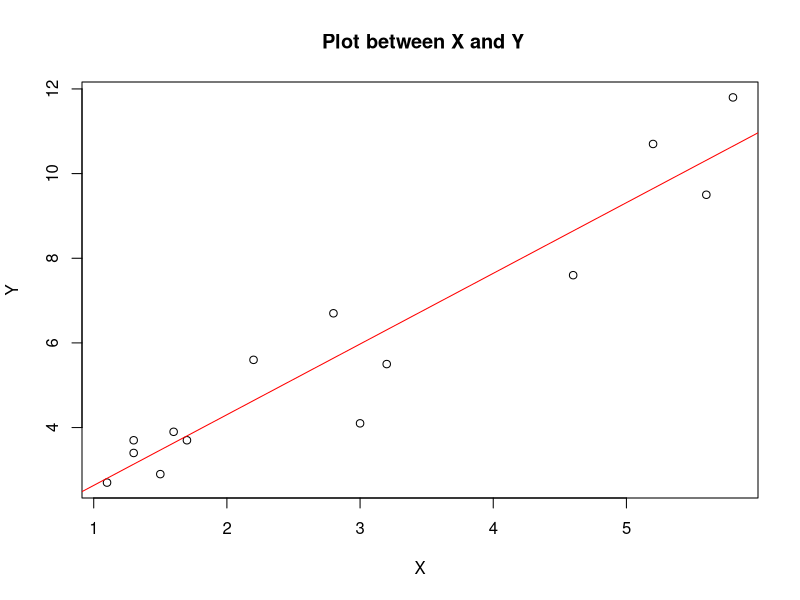

This figure's R source: (Note: this script raises an error after producing the figure.)
# Linear Regression 
# Area(X) - Sales(Y)
# Create Data
X = c(1.7,1.6,2.8,5.6,1.3,2.2,1.3,1.1,3.2,1.5,5.2,4.6,5.8,3 )
Y = c(3.7,3.9,6.7,9.5,3.4,5.6,3.7,2.7,5.5,2.9,10.7,7.6,11.8,4.1 )

# Summary
length(X)
sum(X); mean(X)
sum(Y); mean(Y)

par(mfrow=c(1,1))
# Covariance
cov(X,Y)

# Correlation
cor(X,Y)
plot(X,Y, main=' Plot between X and Y')
abline(lm(Y ~ X), col='red')

# Correlation Test
cor.test(X,Y)


(df  = data.frame(X,Y))
(xm = mean(X))
(ym = mean(Y))
df
# Calculate diff between X and xm and similarly for Y
(df$x = round(X - xm,2))
transform(df, y = round(Y - ym,2))
df  # only x

df= transform(df, y = round(Y - ym,2))  # save into df

(df$xy = round(df$x * df$y,2))
df
# temporarily display - does not add column permanently
plyr::mutate(df, x2 = x ^ 2)  
df
df = plyr::mutate(df, x2 = x ^ 2)  
df

colSums(df)
(SSXY = with(df, sum(xy)))
(SSX2 = sum(df$x2))

(b1 = round(SSXY/ SSX2,2))
(b0 = ym - b1 * xm)
# Predicted Values based on coefficients
(Yp = round(b0 + b1 * X,2))
(df$Yp = Yp)
df

# Errors : SST = SSE (predict ~ actual) + SSR (predict ~ meany) + 
(df$SSe = round((Y - Yp)^2,2))
df
(df$SSr = round((Yp - ym)^2,2))
df
(SSE = sum(df$SSe))  # Unexplained Variation
(SSR = sum(df$SSr)) # Regression Sum of Squares
(SST = SSE + SSR)  # Total Sum of Squares should be min

#Coeff of Determination
(r2 = round(SSR/ SST,3))

#Variability due to other factors 
(1 - r2)  # unexplained Variation

#Std Error of Estimate : Residual Std Error
n = length(X)
(Syx = round(sqrt(SSE/(n - 2)),3))
#Variability of Actual Values of Y (Yi) from Yp

#Residuals
residue = Y-Yp
summary(residue)

fit=lm(formula = Y ~ X)
summary(fit)
par(mar=c(5,4,4,2))
plot(Y, X,col = "blue",main = "Area & Sales", abline(lm(x~y)),cex = 1.3, pch =
       16,xlab = "Area in sq ft",ylab = "Sales in 1000 Rs")

layout(matrix(c(1,2,3,4),2,2))
plot(fit)

plot(fit, which=1:4)

lmtest::dwtest(fit)
car::durbinWatsonTest(fit)

aov(fit)
